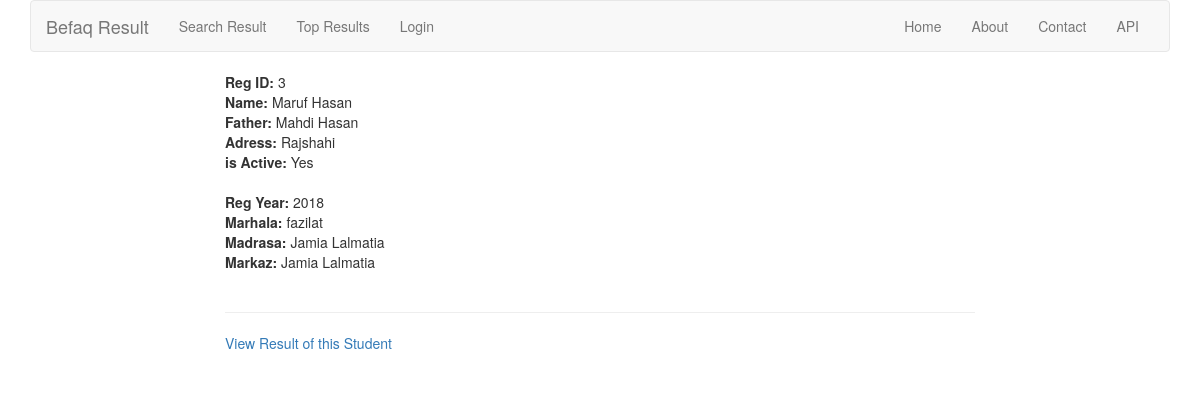
The app's page /student/3/ with its own data.
### student/models.py (models this page shows, shortened)
class Student(models.Model):
    name          = models.CharField(max_length=100)
    father        = models.CharField(max_length=100)
    address       = models.CharField(max_length=255,
                                     null=True,
                                     blank=True,
                                     help_text='permanent address of student')
    madrasa       = models.ForeignKey(Madrasa, on_delete=models.CASCADE, related_name='students')
    markaz        = models.CharField(max_length=127,
                                     blank=True,
                                     help_text="If the student's madrasa is the markaz then leave it blank'"
                                               " otherwise enter the markaz name")
    marhala       = models.CharField(max_length=10,
                                     choices=MARHALA)
    reg_year      = models.CharField(max_length=4,
                                     choices=REGISTRATION_YEARS,
                                     default='2018')
    registrar     = models.ForeignKey('auth.User', default=1)
    registered_at = models.DateTimeField(auto_now_add=True)
    updated_at    = models.DateTimeField(auto_now=True)
    is_active    = models.BooleanField(default=True, help_text='Active by Default')
    objects       = StudentManager()
    class Meta:
        ordering = ['-registered_at','-updated_at']

### madrasa/models.py (models this page shows, shortened)
class Madrasa(models.Model):
    name      = models.CharField(max_length=127, unique=True)
    address   = models.CharField(max_length=255, blank=True)
    is_markaz = models.BooleanField(default=False)
    def __str__(self):
        return self.name

### student/views.py (the view)
# urls.py: url(r'^(?P<pk>\d+)/$', StudentDetail.as_view(), name='student_detail'),
class StudentDetail(DetailView):
    model = Student
    template_name = 'student/student_detail.html'

### student/templates/student/student_detail.html (shortened to what this page needs)
{% extends 'base.html' %}
{% block content %}
    <div class="row">
        <div class="col-md-8 col-md-offset-2">
            <div>
                <strong>Reg ID: </strong>{{ student.id }}<br>
                <strong>Name: </strong>{{ student.name }}<br>
                <strong>Father: </strong>{{ student.father }}<br>
                <strong>Adress: </strong>{{ student.address }}<br>
                <strong>is Active: </strong>{% if student.is_active %}Yes{% else %}No{% endif %}
            </div>
            <br/>
            <div>
                <strong>Reg Year: </strong>{{ student.reg_year }}<br>
                <strong>Marhala: </strong>{{ student.marhala }}<br>
                <strong>Madrasa: </strong>{{ student.madrasa }}<br>
                <strong>Markaz: </strong>{{ student.markaz }}<br/>
            </div>
            <br/>
            <hr/>
            {% if student.result %}
                <p><a href="{% url 'result:result_detail' id=student.id %}">View Result of this Student</a></p><br/>
            {% endif %}
        </div>
    </div>
{% endblock %}

### records on screen
Student: id "3", name "Maruf Hasan", father "Mahdi Hasan", address "Rajshahi", reg_year "2018", marhala "fazilat", madrasa "Jamia Lalmatia", markaz "Jamia Lalmatia"
